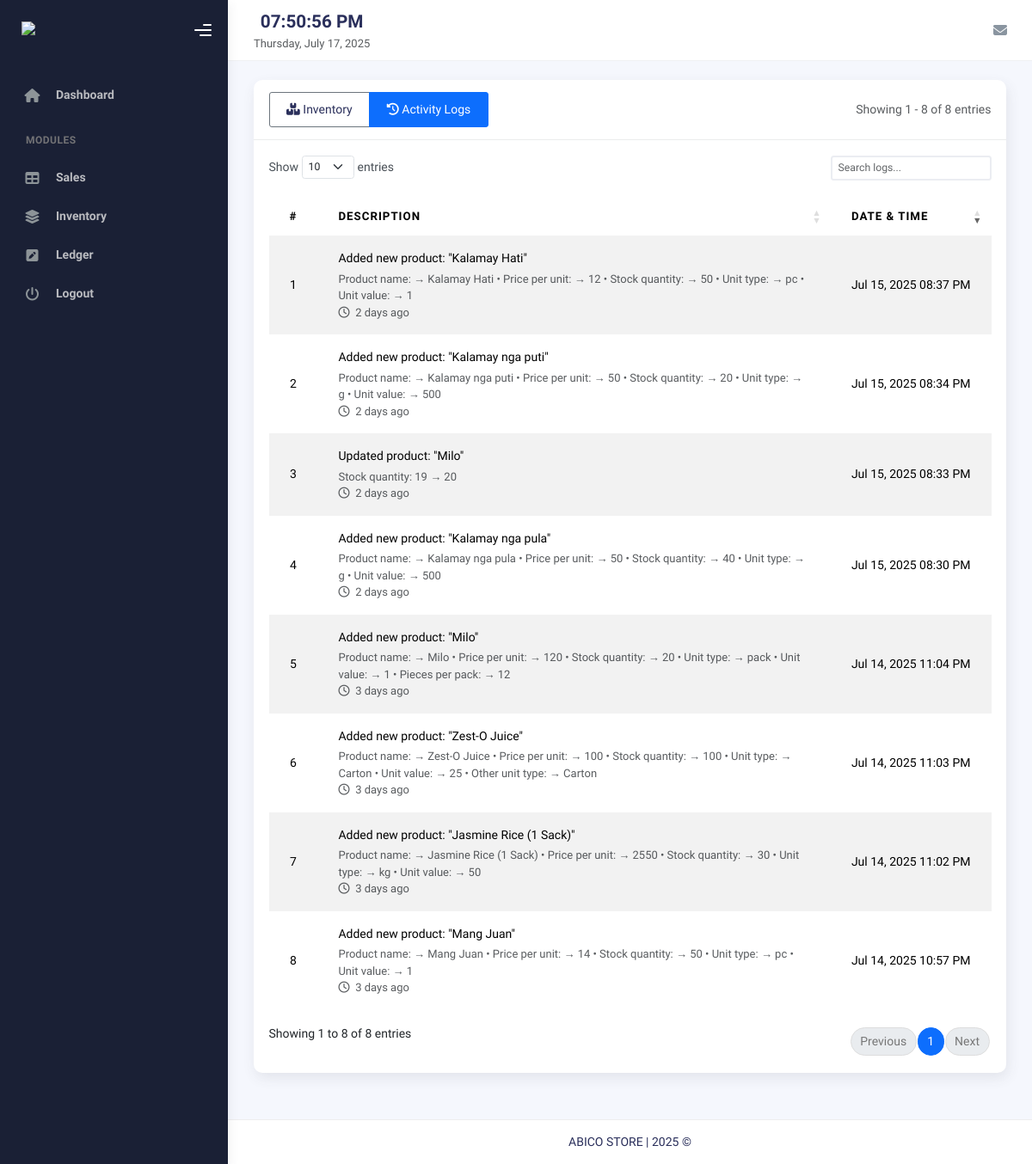
The page /inventory/activity_log.php (signed in) on the database its author committed.
### tables this page shows
CREATE TABLE `inventory_activity_log` (
  `id` int(11) NOT NULL,
  `user_id` int(11) NOT NULL COMMENT 'ID of the user who performed the action',
  `action` varchar(50) NOT NULL COMMENT 'Type of action (add, update, delete, etc.)',
  `description` text NOT NULL COMMENT 'Detailed description of the action',
  `product_id` int(11) DEFAULT NULL COMMENT 'ID of the affected product',
  `product_name` varchar(255) DEFAULT NULL COMMENT 'Name of the affected product',
  `old_values` text DEFAULT NULL COMMENT 'JSON string of old values (for updates)',
  `new_values` text DEFAULT NULL COMMENT 'JSON string of new values',
  `created_at` datetime NOT NULL DEFAULT current_timestamp()
);

### includes/inventory/activity_log_product.php (called while the page is built, shortened)
<?php
class ActivityLog {
    private $conn;
    private $table_name = "inventory_activity_log";
    public function __construct($db) {
        $this->conn = $db;
    }
    public function readAll($page = 1, $records_per_page = 10) {
        $start = ($page - 1) * $records_per_page;
        $query = "SELECT l.*, u.username
                 FROM " . $this->table_name . " l
                 LEFT JOIN users u ON l.user_id = u.id
                 ORDER BY l.created_at DESC
                 LIMIT :start, :records_per_page";
        $stmt = $this->conn->prepare($query);
        $stmt->bindParam(":start", $start, PDO::PARAM_INT);
        $stmt->bindParam(":records_per_page", $records_per_page, PDO::PARAM_INT);
        $stmt->execute();
        return $stmt->fetchAll(PDO::FETCH_ASSOC);
    }
    public function countAll() {
        $query = "SELECT COUNT(*) as total FROM " . $this->table_name;
        $stmt = $this->conn->prepare($query);
        $stmt->execute();
        $row = $stmt->fetch(PDO::FETCH_ASSOC);
        return $row['total'];
    }
    public function formatDescription($log) {
        $action = strtolower($log['action']);
        $product = !empty($log['product_name']) ? '"' . htmlspecialchars($log['product_name']) . '"' : 'a product';
        switch ($action) {
            case 'create':
            case 'add':
                return "Added new product: $product";
            case 'update':
            case 'edit':
                return "Updated product: $product";
        }
    }
    public function timeElapsedString($datetime, $full = false) {
        $now = new DateTime('now', new DateTimeZone('Asia/Manila'));
        $ago = new DateTime($datetime, new DateTimeZone('Asia/Manila'));
        $diff = $now->diff($ago);
        $diff->w = floor($diff->d / 7);
        $diff->d -= $diff->w * 7;
        $string = [
            'y' => 'year',
            'm' => 'month',
            'w' => 'week',
            'd' => 'day',
            'h' => 'hour',
            'i' => 'minute',
            's' => 'second',
        ];
        foreach ($string as $k => &$v) {
            if ($diff->$k) {
                $v = $diff->$k . ' ' . $v . ($diff->$k > 1 ? 's' : '');
            } else {
                unset($string[$k]);
            }
        }
        if (!$full) $string = array_slice($string, 0, 1);
        return $string ? implode(', ', $string) . ' ago' : 'just now';
    }
}

### inventory/activity_log.php (the view, shortened to what this page needs)
<?php
require_once __DIR__ . '/../includes/inventory/activity_log_product.php';
$database = new dbconn();
$db = $database->getConnection();
$activityLog = new ActivityLog($db);
$page = isset($_GET['page']) ? (int)$_GET['page'] : 1;
$perPage = 20;
$offset = ($page - 1) * $perPage;
$logs = $activityLog->readAll($page, $perPage);
$totalLogs = $activityLog->countAll();
include __DIR__ . "/../templates/header.php";
include __DIR__ . "/../templates/sidebar.php";
include __DIR__ . "/../templates/nav.php";
?>
<div class="container">
    <div class="page-inner">
        <div class="card">
            <div class="card-header d-flex justify-content-between align-items-center">
                <h4 class="card-title mb-0">
                    <div class="btn-group" role="group">
                        <a href="index.php" class="btn btn-outline-secondary">
                            <i class="fas fa-boxes"></i> Inventory
                        </a>
                        <a href="activity_log.php" class="btn btn-outline-primary active">
                            <i class="fas fa-history"></i> Activity Logs
                        </a>
                    </div>
                </h4>
                <div class="text-muted">
                    Showing <?= $offset + 1 ?> - <?= min($offset + count($logs), $totalLogs) ?> of <?= $totalLogs ?> entries
                </div>
            </div>
            <div class="card-body">
                <div class="table-responsive">
                    <table id="activityTable" class="table table-hover table-striped" style="width:100%">
                        <thead>
                            <tr>
                                <th>#</th>
                                <th>Description</th>
                                <th>Date & Time</th>
                            </tr>
                        </thead>
                        <tbody>
                        <?php foreach ($logs as $index => $row):
                            $rowNumber = $offset + $index + 1;
                            $description = $activityLog->formatDescription($row);
                            $timeAgo = $activityLog->timeElapsedString($row['created_at']);
                        ?>
                        <tr>
                            <td><?= $rowNumber ?></td>
                            <td>
                                    <div class="d-flex">
                                    <div class="flex-grow-1">
                                        <div class="d-flex flex-column">
                                            <div class="mb-1"><?= $description ?></div>
                                            <?php
                                            if (!empty($row['old_values']) || !empty($row['new_values'])) {
                                                $old = json_decode($row['old_values'] ?? '{}', true);
                                                $new = json_decode($row['new_values'] ?? '{}', true);
                                                $changes = [];
                                                foreach ($new as $field => $value) {
                                                    $oldVal = $old[$field] ?? '';
                                                    if ($oldVal != $value) {
                                                        $changes[] = ucfirst(str_replace('_', ' ', $field)) . ": $oldVal → $value";
                                                    }
                                                }
                                                if (!empty($changes)) {
                                                    echo '<div class="small text-muted">' .
                                                         implode(' • ', $changes) .
                                                         '</div>';
                                                }
                                            }
                                            ?>
                                            <small class="text-muted">
                                                <i class="far fa-clock me-1"></i>
                                                <?= $timeAgo ?>
                                            </small>
                                        </div>
                                    </div>
                                </div>
                            </td>
                            <td data-order="<?= strtotime($row['created_at']) ?>">
                                <?= date('M j, Y h:i A', strtotime($row['created_at'])) ?>
                            </td>
                        </tr>
                        <?php endforeach; ?>
                    </tbody>
                </table>
            </div>
        </div>
    </div>
</div>
<?php include __DIR__ . "/../templates/footer.php"; ?>
<link rel="stylesheet" type="text/css" href="https://cdn.datatables.net/1.11.5/css/dataTables.bootstrap5.min.css">
</body>
</html>

### rows shown on the page
inventory_activity_log: rowNumber "1", product_name "Added new product: \"Kalamay Hati\"", changes "Product name: → Kalamay Hati • Price per unit: → 12 • Stock quantity: → 50 • Unit type: → pc • Unit value: → 1", created_at "2 days ago", created_at "Jul 15, 2025 08:37 PM"
inventory_activity_log: rowNumber "2", product_name "Added new product: \"Kalamay nga puti\"", changes "Product name: → Kalamay nga puti • Price per unit: → 50 • Stock quantity: → 20 • Unit type: → g • Unit value: → 500", created_at "2 days ago", created_at "Jul 15, 2025 08:34 PM"
inventory_activity_log: rowNumber "3", product_name "Updated product: \"Milo\"", changes "Stock quantity: 19 → 20", created_at "2 days ago", created_at "Jul 15, 2025 08:33 PM"
inventory_activity_log: rowNumber "4", product_name "Added new product: \"Kalamay nga pula\"", changes "Product name: → Kalamay nga pula • Price per unit: → 50 • Stock quantity: → 40 • Unit type: → g • Unit value: → 500", created_at "2 days ago", created_at "Jul 15, 2025 08:30 PM"
inventory_activity_log: rowNumber "5", product_name "Added new product: \"Milo\"", changes "Product name: → Milo • Price per unit: → 120 • Stock quantity: → 20 • Unit type: → pack • Unit value: → 1 • Pieces per pack: → 12", created_at "3 days ago", created_at "Jul 14, 2025 11:04 PM"
inventory_activity_log: rowNumber "6", product_name "Added new product: \"Zest-O Juice\"", changes "Product name: → Zest-O Juice • Price per unit: → 100 • Stock quantity: → 100 • Unit type: → Carton • Unit value: → 25 • Other unit type: → Carton", created_at "3 days ago", created_at "Jul 14, 2025 11:03 PM"
inventory_activity_log: rowNumber "7", product_name "Added new product: \"Jasmine Rice (1 Sack)\"", changes "Product name: → Jasmine Rice (1 Sack) • Price per unit: → 2550 • Stock quantity: → 30 • Unit type: → kg • Unit value: → 50", created_at "3 days ago", created_at "Jul 14, 2025 11:02 PM"
inventory_activity_log: rowNumber "8", product_name "Added new product: \"Mang Juan\"", changes "Product name: → Mang Juan • Price per unit: → 14 • Stock quantity: → 50 • Unit type: → pc • Unit value: → 1", created_at "3 days ago", created_at "Jul 14, 2025 10:57 PM"

### other values the page prints
$offset + 1 "1"
min($offset + count($logs), $totalLogs) "8"
$totalLogs "8"
